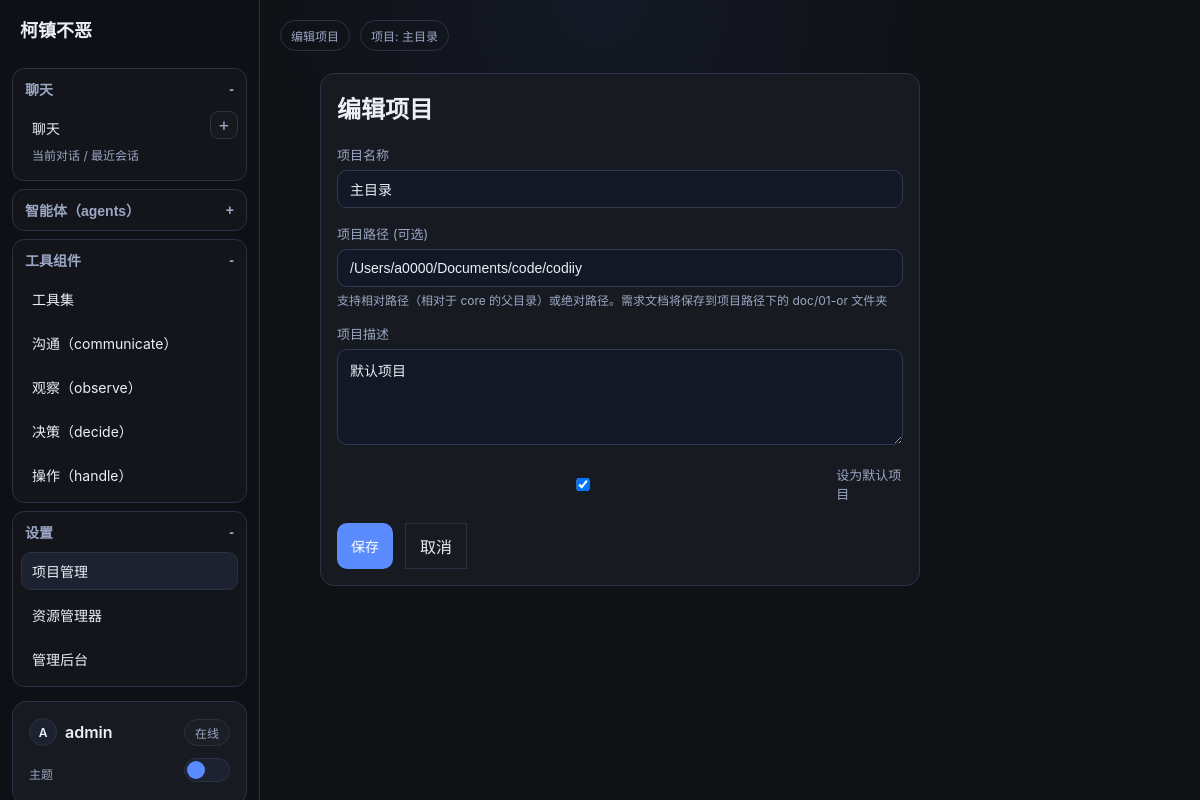
Page /projects/1/edit/ (signed in) on the committed database.
### collector/models.py (models this page shows, shortened)
class Project(models.Model):
    name = models.CharField(max_length=100, verbose_name="项目名称")
    path = models.CharField(max_length=500, verbose_name="项目路径", help_text="项目根目录路径，需求文档将保存到该目录下的 doc/01-or 文件夹")
    description = models.TextField(blank=True, verbose_name="项目描述")
    is_default = models.BooleanField(default=False, verbose_name="是否默认项目")
    llm_model = models.ForeignKey(
        LLMModel,
        on_delete=models.SET_NULL,
        null=True,
        blank=True,
        verbose_name="默认大模型",
        help_text="项目默认使用的大语言模型，不设置则使用系统默认模型"
    )
    created_by = models.ForeignKey(
        settings.AUTH_USER_MODEL,
        on_delete=models.CASCADE,
        related_name="projects",
        verbose_name="创建人",
    )
    created_at = models.DateTimeField(auto_now_add=True, verbose_name="创建时间")
    updated_at = models.DateTimeField(auto_now=True, verbose_name="更新时间")
    class Meta:
        ordering = ["-is_default", "-updated_at"]
        verbose_name = "项目"
        verbose_name_plural = "项目"

### collector/views.py (the view)
# urls.py: path("projects/<int:project_id>/edit/", views.project_edit, name="project_edit"),
@login_required
def project_edit(request, project_id):
    project = get_object_or_404(Project, id=project_id, created_by=request.user)
    if request.method == "POST":
        form = ProjectForm(request.POST, instance=project)
        if form.is_valid():
            form.save()
            messages.success(request, f"项目 '{project.name}' 更新成功！")
            return redirect("project_list")
    else:
        form = ProjectForm(instance=project)
    context = _build_chat_context(request)
    context.update(
        {
            "form": form,
            "project": project,
            "action": "编辑",
            "current_nav": "settings_projects",
        }
    )
    return render(request, "collector/project_form.html", context)

### collector/forms.py
class ChatMessageForm(forms.Form):
    content = forms.CharField(
        label="消息内容",
        max_length=4000,
        widget=forms.Textarea(
            attrs={"rows": 4, "placeholder": "输入你的需求内容（Shift+Enter 换行），或使用麦克风语音输入"}
        ),
        required=False,  # 允许仅发送附件而不填写文本
    )
    attachment = forms.FileField(
        label="上传附件",
        required=False,
        widget=forms.ClearableFileInput(attrs={"style": "margin-top: 10px;"}),
    )

class ProjectForm(forms.ModelForm):
    path = forms.CharField(
        max_length=500,
        required=False,
        widget=forms.TextInput(attrs={'class': 'form-mindforge', 'placeholder': '留空则默认放在 core 同级目录，或输入路径如：test 或 /path/to/project'}),
        label='项目路径',
        help_text='支持相对路径（相对于 core 的父目录）或绝对路径。需求文档将保存到项目路径下的 doc/01-or 文件夹'
    )
    class Meta:
        model = Project
        fields = ['name', 'path', 'description', 'is_default']
        widgets = {
            'name': forms.TextInput(attrs={'class': 'form-mindforge', 'placeholder': '项目名称'}),
            'description': forms.Textarea(attrs={'class': 'form-mindforge', 'rows': 3, 'placeholder': '项目描述（可选）'}),
            'is_default': forms.CheckboxInput(attrs={'class': 'form-check-input'}),
        }
        labels = {
            'name': '项目名称',
            'description': '项目描述',
            'is_default': '设为默认项目',
        }

### collector/views.py (called while the page is built)
def _get_current_project(request):
    project_id = request.session.get('current_project_id')
    if project_id:
        project = Project.objects.filter(id=project_id, created_by=request.user).first()
        if project:
            return project
    return Project.get_default_project(request.user)

def _get_ui_theme(request):
    theme = str(request.session.get("ui_theme", DEFAULT_UI_THEME)).strip().lower()
    if theme not in THEME_LABELS:
        return DEFAULT_UI_THEME
    return theme

### templates/collector/project_form.html (shortened to what this page needs)
{% extends "base.html" %}
{% block content %}
<div class="app-shell app-shell-settings">
    <aside class="sidebar sidebar-menu">
        {% include "collector/partials/sidebar_menu.html" %}
    </aside>
    <main class="main-panel">
        <div class="top-actions">
            <div class="top-actions-left">
                <span class="chip">{{ action }}项目</span>
                {% if current_project %}
                <span class="chip" title="{{ current_project.path }}">项目: {{ current_project.name }}</span>
                {% endif %}
            </div>
        </div>
        <section class="conversation">
            <div class="chat-track">
                <div class="panel" style="max-width: 600px;">
                    <h2 style="margin-top: 0;">{{ action }}项目</h2>
                    <form method="post" style="margin-top: 20px;">
                        <div style="margin-bottom: 16px;">
                            <label for="{{ form.name.id_for_label }}">{{ form.name.label }}</label>
                            {{ form.name }}
                        </div>
                        <div style="margin-bottom: 16px;">
                            <label for="{{ form.path.id_for_label }}">{{ form.path.label }} <span style="color: var(--muted); font-weight: normal;">(可选)</span></label>
                            {{ form.path }}
                            <div class="meta" style="margin-top: 4px;">{{ form.path.help_text }}</div>
                        </div>
                        <div style="margin-bottom: 16px;">
                            <label for="{{ form.description.id_for_label }}">{{ form.description.label }}</label>
                            {{ form.description }}
                        </div>
                        <div style="margin-bottom: 20px; display: flex; align-items: center; gap: 8px;">
                            {{ form.is_default }}
                            <label for="{{ form.is_default.id_for_label }}" style="margin: 0;">{{ form.is_default.label }}</label>
                        </div>
                        <div style="display: flex; gap: 12px;">
                            <button type="submit">保存</button>
                            <a href="{% url 'project_list' %}" class="ghost-btn" style="padding: 10px 14px; display: inline-block; text-decoration: none;">取消</a>
                        </div>
                    </form>
                </div>
            </div>
        </section>
    </main>
</div>
{% endblock %}

### templates/collector/partials/sidebar_menu.html (shortened to what this page needs)
<div class="brand">柯镇不恶</div>
<div class="menu-tree">
    <section class="menu-section is-open" data-menu-section>
        <button type="button" class="menu-section-toggle" data-menu-toggle>
            <span>聊天</span>
            <span class="menu-toggle-mark">-</span>
        </button>
        <div class="menu-section-body">
            <div class="menu-item-row">
                <a class="menu-item-link menu-item-main {% if current_nav == 'chat' %}active{% endif %}" href="{% if primary_chat_session %}{% url 'session_detail' primary_chat_session.id %}{% else %}{% url 'session_list' %}{% endif %}">
                    聊天
                    <div class="meta">当前对话 / 最近会话</div>
                </a>
                <a class="menu-item-add-btn" href="{% url 'session_list' %}" title="新建对话" aria-label="新建对话">+</a>
            </div>
        </div>
    </section>
    <section class="menu-section {% if current_nav == 'agent_items' or current_nav == 'system_skills' or current_nav == 'system_rules' %}is-open{% endif %}" data-menu-section>
        <button type="button" class="menu-section-toggle" data-menu-toggle>
            <span>智能体（agents）</span>
            <span class="menu-toggle-mark">{% if current_nav == 'agent_items' or current_nav == 'system_skills' or current_nav == 'system_rules' %}-{% else %}+{% endif %}</span>
        </button>
    </section>
    <section class="menu-section is-open" data-menu-section>
        <button type="button" class="menu-section-toggle" data-menu-toggle>
            <span>工具组件</span>
            <span class="menu-toggle-mark">-</span>
        </button>
        <div class="menu-section-body">
            <a class="menu-item-link {% if current_nav == 'toolset_list' %}active{% endif %}" href="{% url 'toolset_list' %}">工具集</a>
            {% for module_key, module_label in control_modules.items %}
            <a class="menu-item-link {% if control_active_module == module_key %}active{% endif %}" href="{% url 'control_function_list' module_key %}">{{ module_label }}（{{ module_key }}）</a>
            {% endfor %}
        </div>
    </section>
    <section class="menu-section {% if current_nav == 'settings_projects' or current_nav == 'settings_requirements' or current_nav == 'settings_profile' or current_nav == 'settings_admin' %}is-open{% endif %}" data-menu-section>
        <button type="button" class="menu-section-toggle" data-menu-toggle>
            <span>设置</span>
            <span class="menu-toggle-mark">{% if current_nav == 'settings_projects' or current_nav == 'settings_requirements' or current_nav == 'settings_profile' or current_nav == 'settings_admin' %}-{% else %}+{% endif %}</span>
        </button>
        <div class="menu-section-body">
            <a class="menu-item-link {% if current_nav == 'settings_projects' %}active{% endif %}" href="{% url 'project_list' %}">项目管理</a>
            <a class="menu-item-link {% if current_nav == 'settings_requirements' %}active{% endif %}" href="{% url 'requirement_file_list' %}">资源管理器</a>
            <a class="menu-item-link {% if current_nav == 'settings_admin' %}active{% endif %}" href="/admin/">管理后台</a>
        </div>
    </section>
</div>
<div class="panel user-card">
    <div class="user-top-row">
        <a class="user-profile-link" href="{% url 'profile_settings' %}" title="进入个人设置">
            <span class="user-avatar" aria-hidden="true">{{ request.user.username|first|upper }}</span>
            <span class="user-name">{{ request.user.username }}</span>
        </a>
        <span class="user-status-chip">在线</span>
    </div>
    <form action="{% url 'system_settings' %}" method="post" class="user-theme-form" style="margin-top: 12px;">
        <span class="meta" style="margin: 0;">主题</span>
        <label class="sidebar-theme-toggle" for="sidebarThemeToggle">
            <span class="sidebar-theme-slider"></span>
        </label>
    </form>
</div>

### templates/base.html (style rules this page uses)
:root { --bg: #0f1115; --bg-top: #141926; --panel: #171a21; --panel-2: #1d2230; --text: #eceff7; --muted: #9ca7c3; --line: #2b3245; --primary: #5b8cff; --primary-hover: #4f7ff3; --link: #9ec1ff; --sidebar-bg: rgba(14, 17, 24, 0.72); --delete-hover-bg: rgba(255, 255, 255, 0.1); --bubble-assistant-bg: linear-gradient(180deg, #20273a, #1b2131); --bubble-assistant-border: #313a52; --bubble-user-bg: linear-gradient(180deg, #2a3657, #222d49); --bubble-user-border: #40527f; --voice-transcript-bg: rgba(255, 255, 255, 0.03); --input-shell-border: #d9dbe2; --input-shell-bg: #f7f8fa; --input-shell-text: #1f2533; --input-shell-hover-bg: rgba(0, 0, 0, 0.06); --input-shell-active-bg: rgba(0, 0, 0, 0.1); --form-control-bg: #121826; --form-control-border: #313a52; --menu-section-bg: rgba(255, 255, 255, 0.02); --menu-section-hover-bg: rgba(255, 255, 255, 0.04); --menu-item-add-bg: rgba(255, 255, 255, 0.02); --user-chip-bg: rgba(255, 255, 255, 0.02); }
* { box-sizing: border-box; }
body { margin: 0; background: radial-gradient(circle at top, var(--bg-top) 0, var(--bg) 35%); color: var(--text); font-family: -apple-system, BlinkMacSystemFont, "Segoe UI", sans-serif; min-height: 100vh; overflow: hidden; }
a { color: var(--link); text-decoration: none; }
.app-shell { display: grid; grid-template-columns: 280px 1fr; height: 100vh; }
.sidebar { border-right: 1px solid var(--line); background: var(--sidebar-bg); padding: 16px 12px; backdrop-filter: blur(4px); height: 100vh; overflow-x: visible; overflow-y: hidden; display: flex; flex-direction: column; position: relative; z-index: 20; }
.brand { font-weight: 700; font-size: 18px; margin-bottom: 16px; padding: 0 8px; }
.main-panel { padding: 20px; display: flex; flex-direction: column; height: 100vh; overflow: hidden; position: relative; z-index: 1; }
.top-actions { display: flex; gap: 10px; align-items: center; justify-content: space-between; margin-bottom: 14px; }
.top-actions-left, .top-actions-right { display: flex; gap: 10px; align-items: center; }
.chip { border: 1px solid var(--line); border-radius: 999px; padding: 6px 10px; color: var(--muted); font-size: 12px; }
.panel { background: var(--panel); border: 1px solid var(--line); border-radius: 14px; padding: 16px; }
.conversation { flex: 1; overflow-y: auto; padding: 8px 10px 18px; }
.chat-track { width: 100%; max-width: 820px; margin: 0 auto; display: flex; flex-direction: column; gap: 14px; }
.meta { color: var(--muted); font-size: 12px; margin-top: 8px; }
select, input, textarea, button { background-color: var(--panel-2); color: var(--text); border: 1px solid var(--line); border-radius: 8px; padding: 10px; font-size: 14px; }
button { cursor: pointer; background-color: var(--primary); color: white; }
label { color: var(--muted); font-size: 13px; display: block; margin-bottom: 6px; }
input, textarea { width: 100%; background: var(--form-control-bg); border: 1px solid var(--form-control-border); color: var(--text); border-radius: 10px; padding: 10px 12px; }
textarea { resize: vertical; min-height: 96px; }
button { border: none; border-radius: 10px; background: var(--primary); color: #fff; padding: 10px 14px; cursor: pointer; }
.ghost-btn { background: transparent; border: 1px solid var(--line); color: var(--text); }

### rows in the picture
Project: name "主目录", path "/Users/a0000/Documents/code/codiiy", description "默认项目", is_default "☑"

### other values in the picture
{{ module_label }} "沟通" "观察" "决策" "操作"
{{ module_key }} "communicate" "observe" "decide" "handle"
{{ request.user.username|first|upper }} "A"
{{ request.user.username }} "admin"
{{ action }} "编辑"
